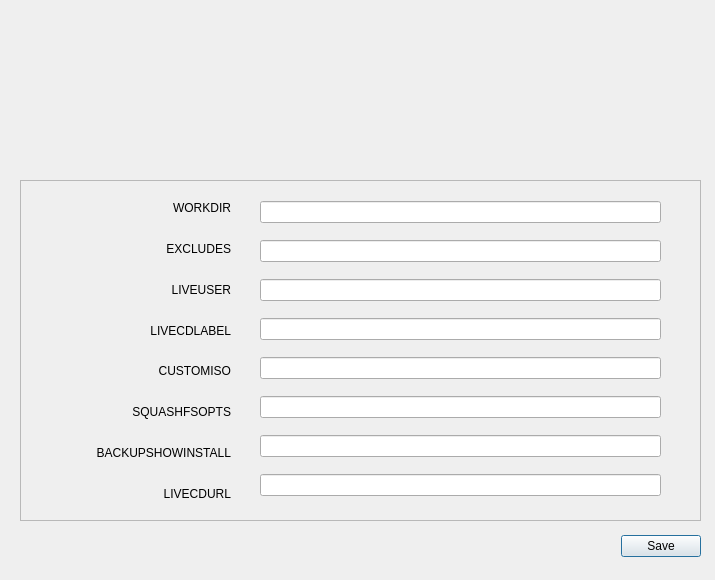
<?xml version="1.0" encoding="UTF-8"?>
<ui version="4.0">
 <class>ConfigDialog</class>
 <widget class="QDialog" name="ConfigDialog">
  <property name="geometry">
   <rect>
    <x>0</x>
    <y>0</y>
    <width>715</width>
    <height>580</height>
   </rect>
  </property>
  <property name="minimumSize">
   <size>
    <width>715</width>
    <height>580</height>
   </size>
  </property>
  <property name="maximumSize">
   <size>
    <width>715</width>
    <height>580</height>
   </size>
  </property>
  <property name="windowTitle">
   <string>Configure Dialog</string>
  </property>
  <widget class="QDialogButtonBox" name="buttonBox">
   <property name="geometry">
    <rect>
     <x>20</x>
     <y>530</y>
     <width>681</width>
     <height>32</height>
    </rect>
   </property>
   <property name="orientation">
    <enum>Qt::Horizontal</enum>
   </property>
   <property name="standardButtons">
    <set>QDialogButtonBox::Save</set>
   </property>
  </widget>
  <widget class="QLabel" name="label">
   <property name="geometry">
    <rect>
     <x>20</x>
     <y>10</y>
     <width>681</width>
     <height>161</height>
    </rect>
   </property>
   <property name="text">
    <string/>
   </property>
   <property name="pixmap">
    <pixmap resource="respin.qrc">:/images/respin-large.png</pixmap>
   </property>
  </widget>
  <widget class="QFrame" name="frame">
   <property name="geometry">
    <rect>
     <x>20</x>
     <y>180</y>
     <width>681</width>
     <height>341</height>
    </rect>
   </property>
   <property name="statusTip">
    <string/>
   </property>
   <property name="frameShape">
    <enum>QFrame::StyledPanel</enum>
   </property>
   <property name="frameShadow">
    <enum>QFrame::Sunken</enum>
   </property>
   <widget class="QWidget" name="verticalLayoutWidget">
    <property name="geometry">
     <rect>
      <x>10</x>
      <y>10</y>
      <width>201</width>
      <height>321</height>
     </rect>
    </property>
    <layout class="QVBoxLayout" name="verticalLayout">
     <item>
      <widget class="QLabel" name="label_2">
       <property name="text">
        <string>WORKDIR</string>
       </property>
       <property name="alignment">
        <set>Qt::AlignRight|Qt::AlignTrailing|Qt::AlignVCenter</set>
       </property>
       <property name="indent">
        <number>-1</number>
       </property>
      </widget>
     </item>
     <item>
      <widget class="QLabel" name="label_3">
       <property name="text">
        <string>EXCLUDES</string>
       </property>
       <property name="alignment">
        <set>Qt::AlignRight|Qt::AlignTrailing|Qt::AlignVCenter</set>
       </property>
      </widget>
     </item>
     <item>
      <widget class="QLabel" name="label_4">
       <property name="text">
        <string>LIVEUSER</string>
       </property>
       <property name="alignment">
        <set>Qt::AlignRight|Qt::AlignTrailing|Qt::AlignVCenter</set>
       </property>
      </widget>
     </item>
     <item>
      <widget class="QLabel" name="label_5">
       <property name="text">
        <string>LIVECDLABEL</string>
       </property>
       <property name="alignment">
        <set>Qt::AlignRight|Qt::AlignTrailing|Qt::AlignVCenter</set>
       </property>
      </widget>
     </item>
     <item>
      <widget class="QLabel" name="label_6">
       <property name="text">
        <string>CUSTOMISO</string>
       </property>
       <property name="alignment">
        <set>Qt::AlignRight|Qt::AlignTrailing|Qt::AlignVCenter</set>
       </property>
      </widget>
     </item>
     <item>
      <widget class="QLabel" name="label_7">
       <property name="text">
        <string>SQUASHFSOPTS</string>
       </property>
       <property name="alignment">
        <set>Qt::AlignRight|Qt::AlignTrailing|Qt::AlignVCenter</set>
       </property>
      </widget>
     </item>
     <item>
      <widget class="QLabel" name="label_8">
       <property name="text">
        <string>BACKUPSHOWINSTALL</string>
       </property>
       <property name="alignment">
        <set>Qt::AlignRight|Qt::AlignTrailing|Qt::AlignVCenter</set>
       </property>
      </widget>
     </item>
     <item>
      <widget class="QLabel" name="label_9">
       <property name="text">
        <string>LIVECDURL</string>
       </property>
       <property name="alignment">
        <set>Qt::AlignRight|Qt::AlignTrailing|Qt::AlignVCenter</set>
       </property>
      </widget>
     </item>
    </layout>
   </widget>
   <widget class="QWidget" name="verticalLayoutWidget_2">
    <property name="geometry">
     <rect>
      <x>240</x>
      <y>10</y>
      <width>401</width>
      <height>321</height>
     </rect>
    </property>
    <layout class="QVBoxLayout" name="verticalLayout_2">
     <item>
      <widget class="QLineEdit" name="lineEdit_1">
       <property name="text">
        <string/>
       </property>
      </widget>
     </item>
     <item>
      <widget class="QLineEdit" name="lineEdit_2"/>
     </item>
     <item>
      <widget class="QLineEdit" name="lineEdit_3">
       <property name="text">
        <string/>
       </property>
      </widget>
     </item>
     <item>
      <widget class="QLineEdit" name="lineEdit_4">
       <property name="text">
        <string/>
       </property>
      </widget>
     </item>
     <item>
      <widget class="QLineEdit" name="lineEdit_5">
       <property name="text">
        <string/>
       </property>
      </widget>
     </item>
     <item>
      <widget class="QLineEdit" name="lineEdit_6">
       <property name="text">
        <string/>
       </property>
      </widget>
     </item>
     <item>
      <widget class="QLineEdit" name="lineEdit_7">
       <property name="text">
        <string/>
       </property>
      </widget>
     </item>
     <item>
      <widget class="QLineEdit" name="lineEdit_8">
       <property name="text">
        <string/>
       </property>
      </widget>
     </item>
    </layout>
   </widget>
  </widget>
 </widget>
 <resources>
  <include location="respin.qrc"/>
 </resources>
 <connections>
  <connection>
   <sender>buttonBox</sender>
   <signal>accepted()</signal>
   <receiver>ConfigDialog</receiver>
   <slot>accept()</slot>
   <hints>
    <hint type="sourcelabel">
     <x>248</x>
     <y>254</y>
    </hint>
    <hint type="destinationlabel">
     <x>157</x>
     <y>274</y>
    </hint>
   </hints>
  </connection>
  <connection>
   <sender>buttonBox</sender>
   <signal>rejected()</signal>
   <receiver>ConfigDialog</receiver>
   <slot>reject()</slot>
   <hints>
    <hint type="sourcelabel">
     <x>316</x>
     <y>260</y>
    </hint>
    <hint type="destinationlabel">
     <x>286</x>
     <y>274</y>
    </hint>
   </hints>
  </connection>
 </connections>
</ui>
